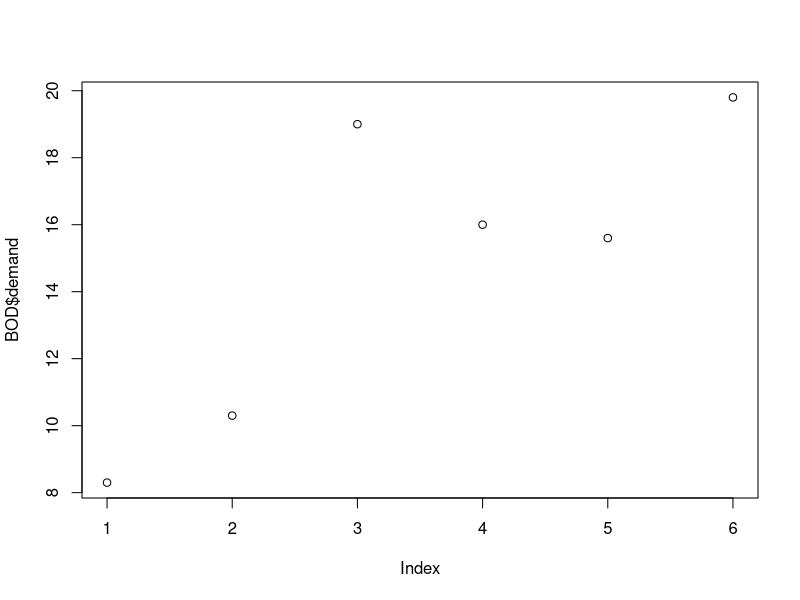
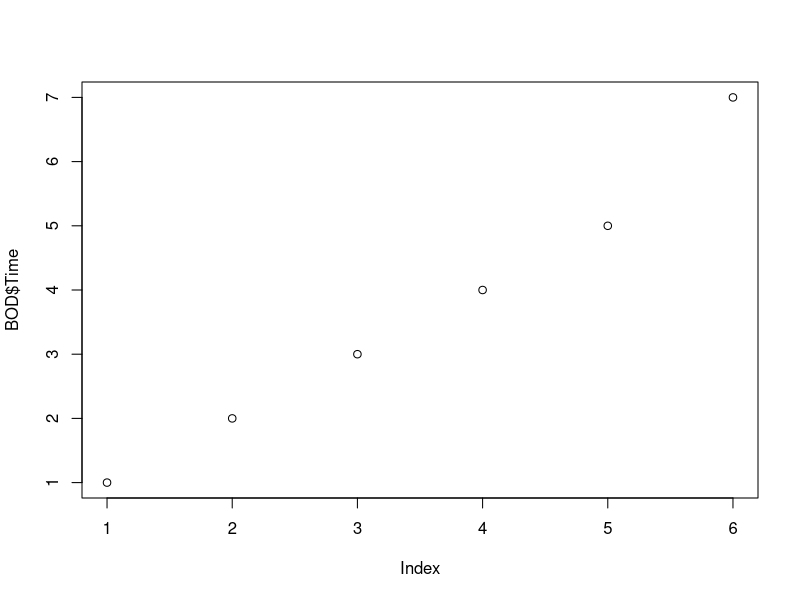

Recreate these plots in R, in order.
# Module 7 assignment

# Instruction:
# Download any type of data (from the web or use data sets package) or create your own set. 
# Then, on the second step, determine if generic function as discussed in this module can be assigned to your data set, and if not, why? 
# In third and last step, explore if S3 and S4 can be assigned to your data set.




# First, install "dataset" package and select one data set in the package
datasets::BOD

# Second, determine if generic functions can be assigned to the data set
print(BOD)
typeof(BOD)
summary(BOD)
plot(BOD$demand)
plot(BOD$Time)


# Generic function that do not work. 
# Return message: "Warning message: #In mean.default(BOD) : argument is not numeric or logical: returning NA"
mean(BOD)


# Finally, explore if S3 and S4 can be assigned to the data set.

# For S4 class

s4_BOD <- setClass("s4_BOD", slots = list(Time="numeric", demand="numeric"))
isS4(s4_BOD)

setMethod("show","s4_BOD",
          function(object){
            cat("Time:", object@Time,"\n")
            cat("demand:", object@demand,"\n")
          }
)


# For S3 class

s3_BOD = function(t, d) {
  BOD = list(Time = t, demand = d)
  class(BOD) <- "s3_BOD"
  BOD
}


